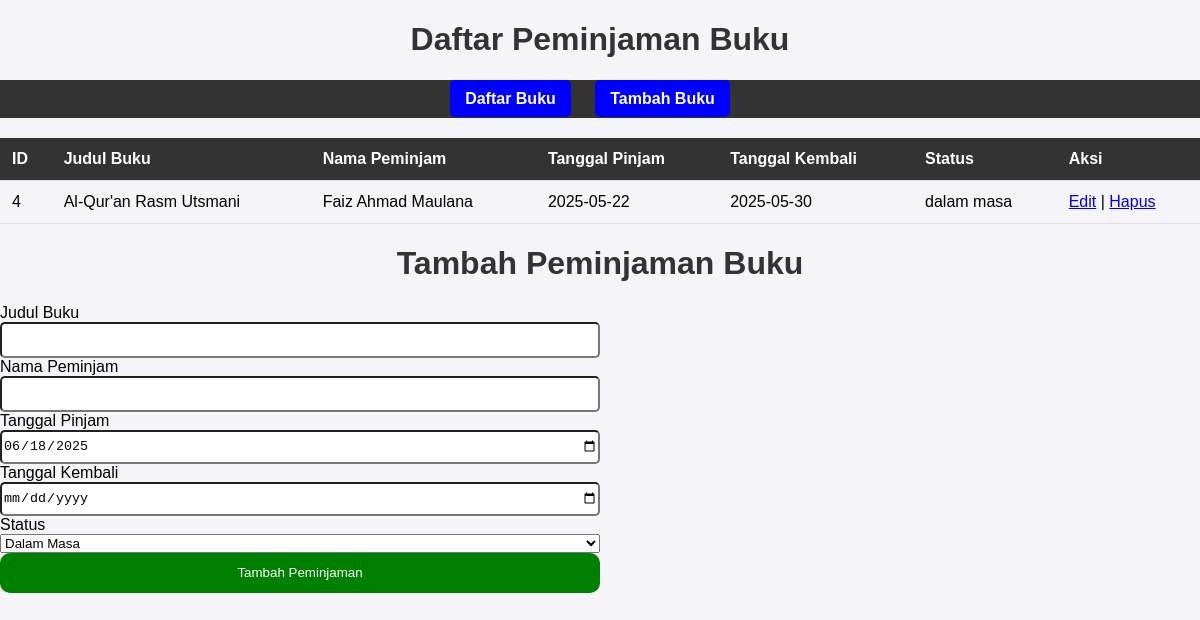
The page /peminjaman?book_id=4 on the database as committed earlier.
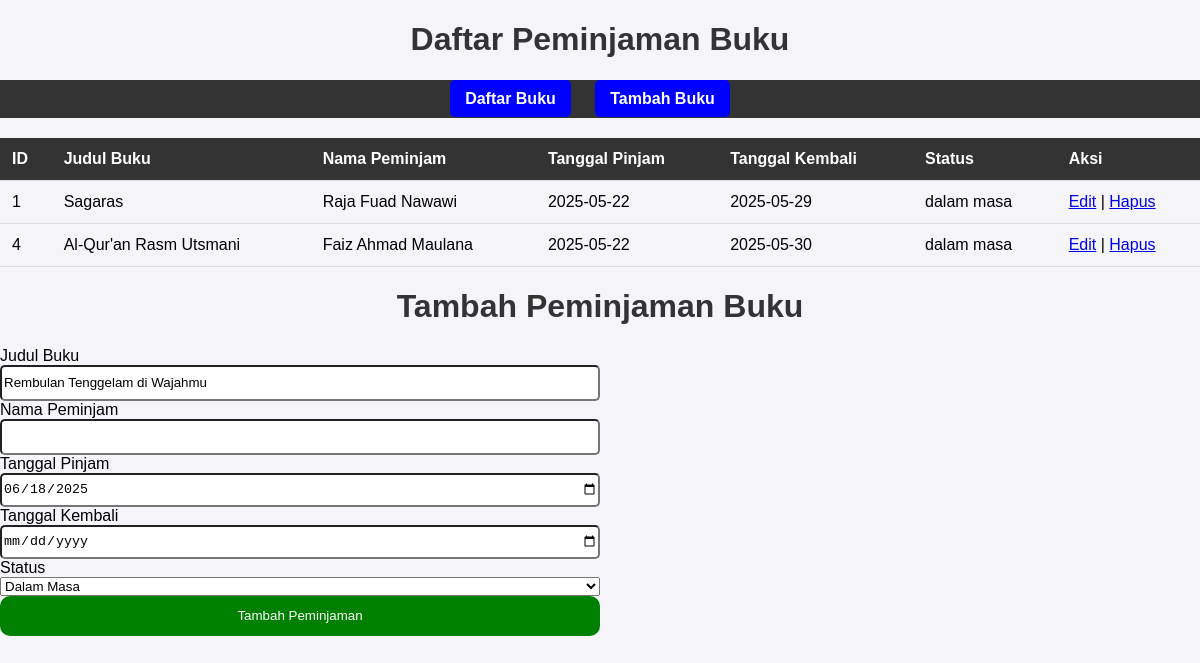
The same page on the database as committed later.
### tables this page shows
CREATE TABLE "Peminjaman" (
	"id"	INTEGER,
	"id_buku"	INTEGER NOT NULL,
	"nama_peminjam"	TEXT NOT NULL,
	"tanggal_pinjam"	TEXT NOT NULL,
	"tanggal_kembali"	TEXT NOT NULL,
	"status"	TEXT NOT NULL,
	PRIMARY KEY("id" AUTOINCREMENT),
	FOREIGN KEY("id_buku") REFERENCES "Buku"("Id")
);

CREATE TABLE "Buku" (
	"Id"	INTEGER,
	"Judul"	TEXT,
	"Penulis"	TEXT,
	"Tahun"	INTEGER,
	PRIMARY KEY("Id" AUTOINCREMENT)
);

### app.py (the view, shortened to what this page needs)
@app.route('/peminjaman', methods=['GET', 'POST'])
def peminjaman():
    book_id = request.args.get('book_id', type=int)
    conn = get_db_connection()
    books = conn.execute('SELECT * FROM Buku').fetchall()
    selected_book = None
    if book_id:
        selected_book = conn.execute('SELECT * FROM Buku WHERE id = ?', (book_id,)).fetchone()
    peminjaman = conn.execute('''
        SELECT Peminjaman.id, Buku.judul, Peminjaman.nama_peminjam,
               Peminjaman.tanggal_pinjam, Peminjaman.tanggal_kembali, Peminjaman.status
        FROM Peminjaman
        JOIN Buku ON Peminjaman.id_buku = Buku.id
    ''').fetchall()
    current_date = date.today().isoformat()
    conn.close()
    return render_template('peminjaman.html',
                           peminjaman=peminjaman,
                           books=books,
                           selected_book=selected_book,
                           current_date=current_date)

### app.py (called while the page is built)
def get_db_connection():
    conn = sqlite3.connect('dbSqlite.db')  # pastikan nama file database sesuai
    conn.row_factory = sqlite3.Row  # Memungkinkan hasil query seperti dictionary
    print("Database Connected Successfully!")
    return conn

### Templates/peminjaman.html (shortened to what this page needs)
<!DOCTYPE html>
<html lang="id">
<head>
    <link rel="stylesheet" href="{{ url_for('static', filename='css/style.css') }}">
</head>
<body>
    <h1>Daftar Peminjaman Buku</h1>
    <nav>
        <ul>
            <li><a href="/">Daftar Buku</a></li>
            <li><a href="/add">Tambah Buku</a></li>
        </ul>
    </nav>
    <table>
        <thead>
            <tr>
                <th>ID</th>
                <th>Judul Buku</th>
                <th>Nama Peminjam</th>
                <th>Tanggal Pinjam</th>
                <th>Tanggal Kembali</th>
                <th>Status</th>
                <th>Aksi</th>
            </tr>
        </thead>
        <tbody>
            {% for pinjam in peminjaman %}
            <tr>
                <td>{{ pinjam.id }}</td>
                <td>{{ pinjam.judul }}</td>
                <td>{{ pinjam.nama_peminjam }}</td>
                <td>{{ pinjam.tanggal_pinjam }}</td>
                <td>{{ pinjam.tanggal_kembali }}</td>
                <td>{{ pinjam.status }}</td>
                <td>
                    <a href="/edit_peminjaman/{{ pinjam.id }}">Edit</a> |
                    <a href="/delete_peminjaman/{{ pinjam.id }}">Hapus</a>
                </td>
            </tr>
            {% endfor %}
        </tbody>
    </table>
    <h1>Tambah Peminjaman Buku</h1>
   <form action="{{ url_for('peminjaman') }}" method="POST">
    <label for="judul_buku">Judul Buku</label>
    <input type="text" id="judul_buku" name="judul_buku"
           value="{{ selected_book.judul if selected_book else '' }}" readonly>
    <label for="nama_peminjam">Nama Peminjam</label>
    <input type="text" id="nama_peminjam" name="nama_peminjam" required>
    <label for="tanggal_pinjam">Tanggal Pinjam</label>
    <input type="date" id="tanggal_pinjam" name="tanggal_pinjam" value="{{ current_date }}" required>
    <label for="tanggal_kembali">Tanggal Kembali</label>
    <input type="date" id="tanggal_kembali" name="tanggal_kembali" required>
    <label for="status">Status</label>
    <select id="status" name="status" required>
        <option value="dalam masa">Dalam Masa</option>
    </select>
    <button type="submit">Tambah Peminjaman</button>
</form>
</body>
</html>

Rows that differ between the two databases and show on the page:
now on this page (row unchanged): Peminjaman: id "1", judul "Sagaras", nama_peminjam "Raja Fuad Nawawi", tanggal_pinjam "2025-05-22", tanggal_kembali "2025-05-29", status "dalam masa"
added Buku: judul_buku "Rembulan Tenggelam di Wajahmu"
